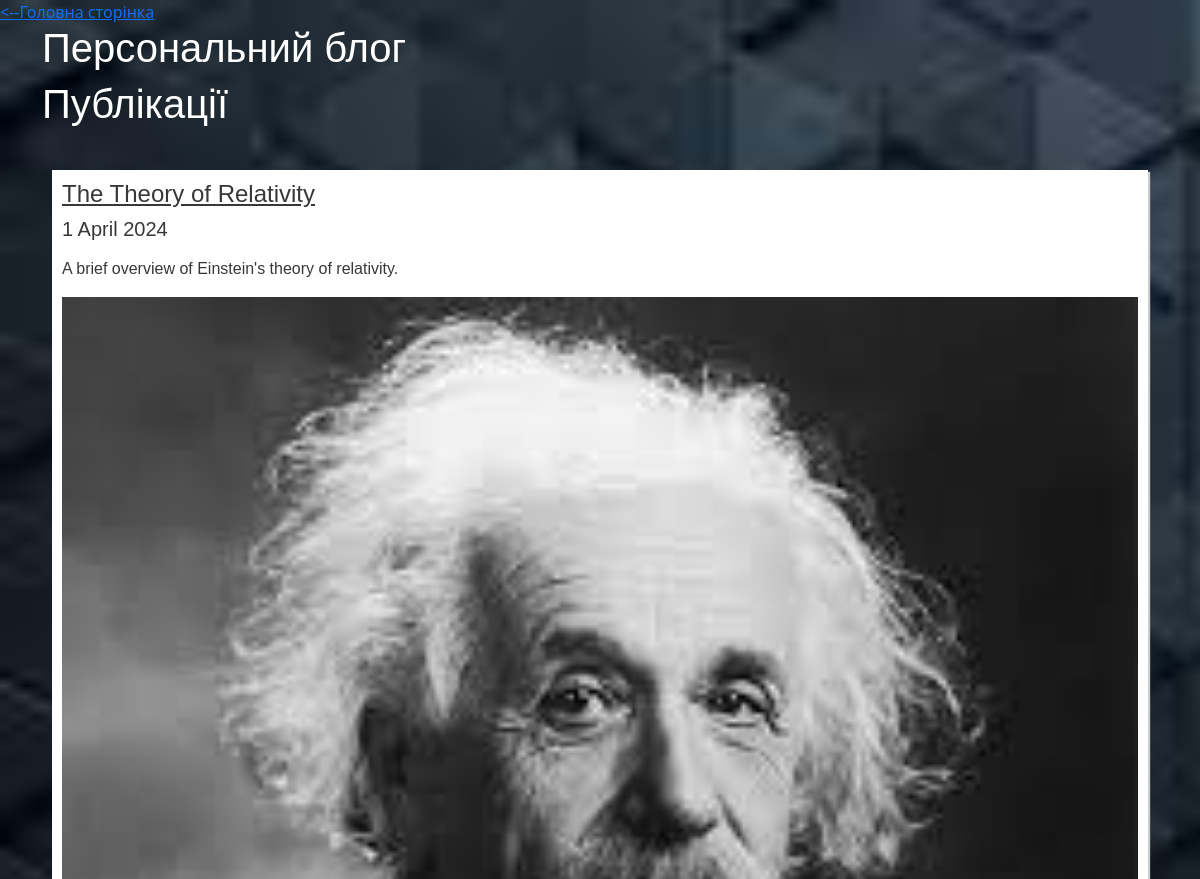
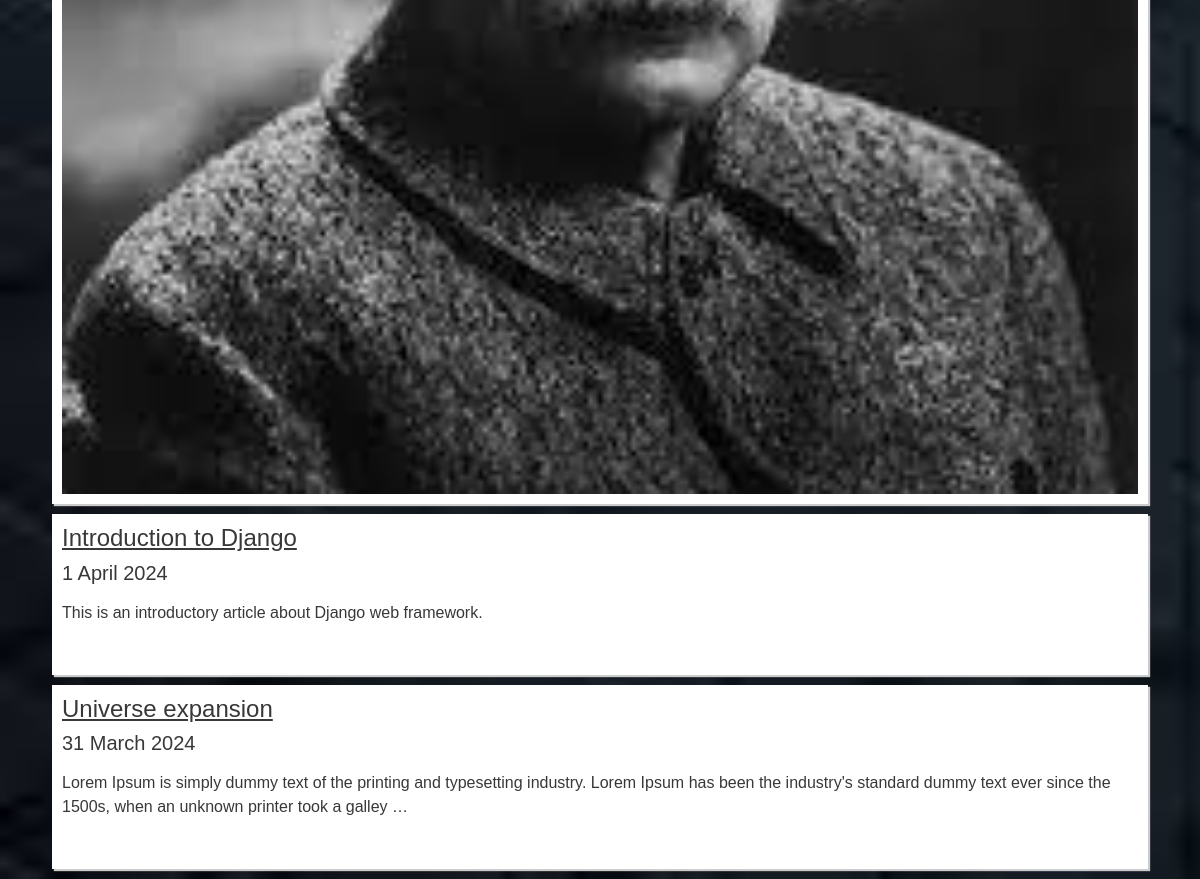
The page /articles on the database its author committed (2 pictures, top to bottom).
### app_blog/models.py (models this page shows, shortened)
class Article(models.Model):
    title = models.CharField(u'Заголовок', max_length=250, help_text=u'Максимум 250 символів')
    description = models.TextField(blank=True, verbose_name=u'Опис')
    pub_date = models.DateTimeField(u'Дата публікації', default=timezone.now)
    slug = models.SlugField(u'Слаг', unique_for_date='pub_date')
    main_page = models.BooleanField(u'Головна', default=False, help_text=u'Показувати на головній сторінці')
    category = models.ForeignKey(Category, related_name='articles', blank=True, null=True, verbose_name=u'Категорія',on_delete=models.CASCADE)
    objects = models.Manager()
    class Meta:
        ordering = ['-pub_date']
        verbose_name = u'Стаття'
        verbose_name_plural = u'Статті'
    def get_absolute_url(self):
        try:
            url = reverse('news-detail', kwargs={'year': self.pub_date.strftime("%Y"),
                                                 'month': self.pub_date.strftime("%m"),
                                                 'day': self.pub_date.strftime("%d"),
                                                 'slug': self.slug})
        except:
            url = "/"
        return url

class ArticleImage(models.Model):
    article = models.ForeignKey(Article,
                                verbose_name=u'Стаття',
                                related_name='images',
                                on_delete=models.CASCADE)
    image = models.ImageField(u'Фото', upload_to='photos')
    title = models.CharField(u'Заголовок', max_length=250,
                             help_text=u'Максимум 250 символів',
                             blank=True)
    class Meta:
        verbose_name = u'Фото для статті'
        verbose_name_plural = u'Фото для статті'

### app_blog/views.py (the view)
# urls.py: path('articles', ArticleList.as_view(), name='articles-list'),
class ArticleList(ListView):
    model = Article
    template_name = 'articles_list.html'
    context_object_name = 'items'
    def get_context_data(self, *args, **kwargs):
        context = super(ArticleList, self).get_context_data(*args, **kwargs)
        try:
            context['category'] = Category.objects.get(slug=self.kwargs.get('slug'))
        except Exception:
            context['category'] = None
        return context
    def get_queryset(self, *args, **kwargs):
        articles = Article.objects.all()
        return articles

### app_blog/templates/articles_list.html (shortened to what this page needs)
<!DOCTYPE html>
<html lang="en">
<head>
</head>
<body>
<a href='/'><--Головна сторінка</a>
{% extends "base.html" %}
{% load static %}
{% block content %}{% endblock %}

### app_blog/static/css/main.css (style rules this page uses)
div > h1 { color: #09b3bf; }
div.container-image > img { width: 100%; }
body { background-image: url('../img/bg.jpg'); background-size: cover; background-repeat: no-repeat; }
div > h1 { color: #fff; font-family: 'Ubuntu', sans-serif; }
.article-block { background: #fff; color: #383838; font-family: 'Ubuntu', sans-serif; box-shadow: 2px 2px 1px #ccc; padding: 10px; margin: 10px; }
.article-block a { color: #383838; font-family: 'Ubuntu', sans-serif; }

### rows shown on the page
Article: pub_date+slug+title "Публікації The Theory of Relativity 1 April 2024 A brief overview of Einstein's theory of relativity. Introduction to Django 1 April 2024 This is an introductory article about Django web framework. Universe expansion 31 March 2024 Lorem Ipsum is simply dummy text of the printing and typesetting industry. Lorem Ipsum has been the industry's standard dummy text ever since the 1500s, when an unknown printer took a galley …", pub_date+slug+title (picture)
